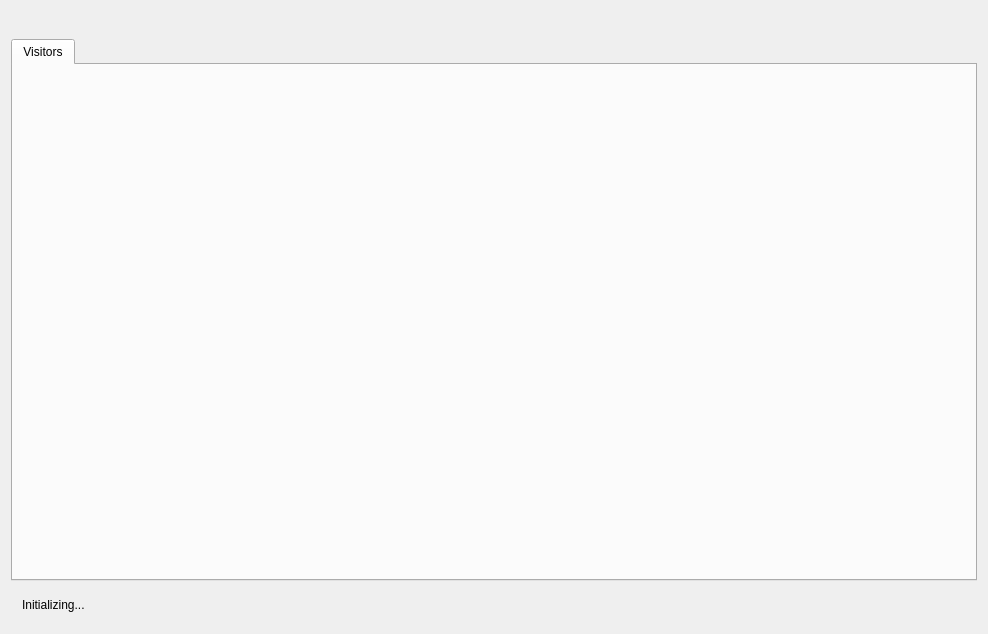
<?xml version="1.0" encoding="UTF-8"?>
<ui version="4.0">
 <class>MainWindow</class>
 <widget class="QMainWindow" name="MainWindow">
  <property name="geometry">
   <rect>
    <x>0</x>
    <y>0</y>
    <width>988</width>
    <height>634</height>
   </rect>
  </property>
  <property name="windowTitle">
   <string>MainWindow</string>
  </property>
  <property name="styleSheet">
   <string notr="true"/>
  </property>
  <widget class="QWidget" name="centralWidget">
   <layout class="QVBoxLayout" name="verticalLayout_2">
    <item>
     <widget class="QWidget" name="containerMainMenu" native="true">
      <layout class="QHBoxLayout" name="horizontalLayout_3">
       <item>
        <layout class="QHBoxLayout" name="layoutMainMenu"/>
       </item>
      </layout>
     </widget>
    </item>
    <item>
     <layout class="QVBoxLayout" name="verticalLayout">
      <item>
       <widget class="QTabWidget" name="tabWidget">
        <property name="currentIndex">
         <number>0</number>
        </property>
        <widget class="QWidget" name="tabVisitorList">
         <attribute name="title">
          <string>Visitors</string>
         </attribute>
         <layout class="QGridLayout" name="gridLayout">
          <item row="0" column="0">
           <layout class="QFormLayout" name="formLayout"/>
          </item>
         </layout>
        </widget>
       </widget>
      </item>
     </layout>
    </item>
    <item>
     <widget class="QWidget" name="widget" native="true">
      <layout class="QHBoxLayout" name="horizontalLayout">
       <item>
        <widget class="QLabel" name="txtStatus">
         <property name="text">
          <string>Initializing...</string>
         </property>
        </widget>
       </item>
      </layout>
     </widget>
    </item>
   </layout>
  </widget>
 </widget>
 <layoutdefault spacing="6" margin="11"/>
 <resources/>
 <connections/>
</ui>
